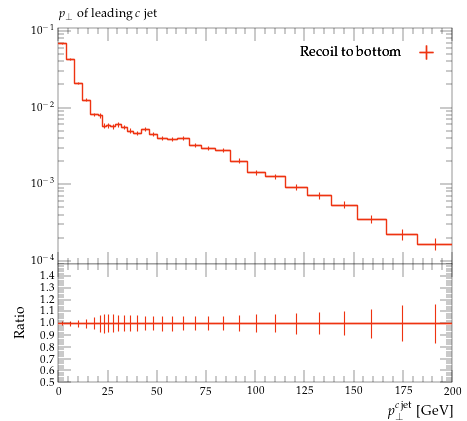

Write Python code to recreate this figure.
#! /usr/bin/env python

# This Python script was auto-generated using YODA v2.0.2.
# Analysis object: /MC_HFJETS/ptCJetLead
# Timestamp: 29-07-2026 (16:22:27)

import matplotlib as mpl
import matplotlib.pyplot as plt
mpl.use('Agg') # comment out for interactive use
import os
import numpy as np

plotDir = os.path.split(os.path.realpath(__file__))[0]
if 'YODA_USER_PLOT_PATH' in globals():
    plot_outdir = globals()['YODA_USER_PLOT_PATH']
else:
    plot_outdir = plotDir

#plot style
plt.style.use(os.path.join(plotDir, '../default.mplstyle'))
# plot metadata
figW, figH = plt.rcParams['figure.figsize']
ax_xLabel = r'$p_\perp^{c\,\mathrm{jet}}$ [GeV]'
ax_yLabel = r''
ax_title  = r'$p_\perp$ of leading $c$ jet'
ax_xScale = 'linear'
ax_yScale = 'log'
xLims = (0.0, 200.0)
yLims = (9e-05, 0.11000000000000001)

# TeX-friendly labels for the legend
labels = {
    'legend' : ([ r"Recoil to bottom" ], r""),
}

# Adjust canvas width and height
canvasW = 10.0
canvasH = 9.0
figW *= canvasW/10.
figH *= canvasH/9.

# Create figure and axis objects
fig, (ax, ratio0_ax) = plt.subplots(2, 1, sharex=True,
                  figsize=(figW,figH), gridspec_kw={'height_ratios': (6.0, 3.0)})

# Set figure margins
plt.subplots_adjust(
    left   = 1.0 * plt.rcParams['figure.subplot.left'],
    right  = 1.0 * plt.rcParams['figure.subplot.right'],
    top    = 1.0 * plt.rcParams['figure.subplot.top'],
    bottom = 1.0 * plt.rcParams['figure.subplot.bottom'])

ratio0_ax.yaxis.set_major_locator(mpl.ticker.MultipleLocator(0.1))
ratio0_ax.set_ylim(0.5, 1.4999)
ratio0_ax.set_ylabel('Ratio')

# the numerical data is stored in a separate file
dataf = dict()
prefix = os.path.split(__file__)[0]
if prefix:    prefix = prefix + '/'
exec(open(prefix+'ptCJetLead__data.py').read(), dataf)


legend_handles = dict() # keep track of handles for the legend

# style options for curves
# starts at zorder>=5 to draw curve on top of legend
styles = {
  'recoil_b': {
    'color' : '#EE3311',
    'linestyle' : '-',
    'linewidth' : 1,
    'marker' : 'none',
    'markersize' : 2,
    'capsize' : 0.0,
    'zorder' : 5,
    'histstyle' : 1,
    'drawstyle' : 'steps-pre',
    'xerrorbars' : 1,
    'yerrorbars' : 1,
    'fillcolor' : None,
    'fillopacity' : 1.0,
    'ratio0_linestyle' : '-',
    'ratio0_linewidth' : 1,
    'ratio0_marker' : 'none',
    'ratio0_markersize' : 2,
    'ratio0_capsize' : 0.0,
    'ratio0_zorder' : 5,
    'ratio0_histstyle' : 1,
    'ratio0_drawstyle' : 'steps-pre',
    'ratio0_xerrorbars' : 1,
    'ratio0_yerrorbars' : 1,
  },
}

# curve from input yoda files in main panel
for label, yvals in dataf['yvals'].items():
    if all(np.isnan(v) for v in dataf['yvals'][label]):
        continue
    tmp = None
    if styles[label]['histstyle']: # draw as histogram
        xpos = dataf['xedges'][label] if styles[label]['drawstyle'] else dataf['xpoints'][label]
        ypos = np.insert(yvals, 0, yvals[0]) if styles[label]['drawstyle'] else yvals
        if styles[label]['fillcolor']: # fill area below curve
            ax.fill_between(xpos, ypos, step='pre',
                            color=styles[label]['fillcolor'],
                            alpha=styles[label]['fillopacity'])
        tmp, = ax.plot(xpos, ypos,
                       color=styles[label]['color'],
                       linestyle=styles[label]['linestyle'],
                       linewidth=styles[label]['linewidth'],
                       drawstyle=styles[label]['drawstyle'], solid_joinstyle='miter',
                       zorder=styles[label]['zorder'], label=label)
    tmp = ax.errorbar(dataf['xpoints'][label], yvals,
                      xerr=np.array(dataf['xerrs'][label])*styles[label]['xerrorbars'],
                      yerr=np.array(dataf['yerrs'][label])*styles[label]['yerrorbars'],
                      fmt=styles[label]['marker'], capsize=styles[label]['capsize'],
                      markersize=styles[label]['markersize'],
                      ecolor=styles[label]['color'],
                      color=styles[label]['color'], zorder=styles[label]['zorder'])
    tmp[-1][0].set_linestyle(styles[label]['linestyle'])
    tmp[-1][0].set_linewidth(styles[label]['linewidth'])
    if label in dataf['add_legend_handle']:  legend_handles[label] = tmp
    for varLabel in dataf['variation_yvals'].keys():
        if varLabel.startswith(label):
            tmp, = ax.plot(dataf['xedges'][label], dataf['variation_yvals'][varLabel],
                           color=styles[label]['color'],
                           linestyle=styles[label]['linestyle'],
                           linewidth=styles[label]['linewidth'],
                           drawstyle='steps-pre', solid_joinstyle='miter',
                           zorder=styles[label]['zorder'], alpha=0.5)


# plots on ratio panel
# curve from input yoda files in ratio panel
for label, yvals in dataf['ratio0_yvals'].items():
    if all(np.isnan(v) for v in yvals):
        continue
    if styles[label]['ratio0_histstyle']: # plot as histogram
        xpos = dataf['xedges']['recoil_b'] if styles[label]['ratio0_drawstyle'] else dataf['xpoints']['recoil_b']
        ypos = np.insert(yvals, 0, yvals[0]) if styles[label]['ratio0_drawstyle'] else yvals
        ratio0_ax.plot(xpos, ypos,
                       color=styles[label]['color'],
                       linewidth=styles[label]['linewidth'],
                       linestyle=styles[label]['ratio0_linestyle'],
                       drawstyle=styles[label]['ratio0_drawstyle'], zorder=styles[label]['zorder'],
                       solid_joinstyle='miter')
    tmp = ratio0_ax.errorbar(dataf['xpoints']['recoil_b'], yvals,
                             xerr=np.array(dataf['ref_xerrs'])*styles[label]['ratio0_xerrorbars'],
                             yerr=np.array(dataf['ratio0_yerrs'][label])*styles[label]['ratio0_yerrorbars'],
                             fmt=styles[label]['ratio0_marker'], capsize=styles[label]['ratio0_capsize'],
                             markersize=styles[label]['ratio0_markersize'],
                             ecolor=styles[label]['color'],
                             color=styles[label]['color'])
    tmp[-1][0].set_linestyle(styles[label]['ratio0_linestyle'])
    tmp[-1][0].set_linewidth(styles[label]['ratio0_linewidth'])

    for varlabel in dataf['ratio0_variation_vals'].keys():
        if varlabel.startswith(label):
            ratio0_ax.plot(dataf['xedges']['recoil_b'],
                            dataf['ratio0_variation_vals'][varlabel],
                            color=styles[label]['color'],
                            linestyle=styles[label]['linestyle'],
                            linewidth=styles[label]['linewidth'],
                            drawstyle='steps-pre', solid_joinstyle='miter',
                            zorder=1, alpha=0.5)

legend_items = list(legend_handles.values())
ax.add_artist(ax.legend(legend_items,
                        labels['legend'][0],
                        title=labels['legend'][1],
                        alignment='right',
                        loc='upper right',
                        bbox_to_anchor=(1.0, 0.97),markerfirst=False))

# set plot metadata as defined above
ratio0_ax.set_xlabel(ax_xLabel)
ratio0_ax.xaxis.set_label_coords(1., -0.15)
ax.set_ylabel(ax_yLabel, ha='right', va='top')
ax.yaxis.set_label_coords(-0.11, 1.0)
ax.set_title(ax_title, loc='left')
ax.set_xscale(ax_xScale)
ax.set_yscale(ax_yScale)
ax.set_xlim(xLims)
ax.set_ylim(yLims)

# tick formatting
plt.rcParams['xtick.top'] = True
plt.rcParams['ytick.right'] = True
ax.yaxis.set_major_locator(mpl.ticker.LogLocator(base=10.0, numticks=np.inf))
ax.yaxis.set_minor_locator(mpl.ticker.LogLocator(
                           base=10.0, subs=np.arange(0.1, 1, 0.1), numticks=np.inf))
fig.align_ylabels((ax, ratio0_ax))
plt.savefig(os.path.join(plot_outdir, 'ptCJetLead.pdf'), format='PDF')
plt.savefig(os.path.join(plot_outdir, 'ptCJetLead.png'), format='PNG')

plt.close(fig)
